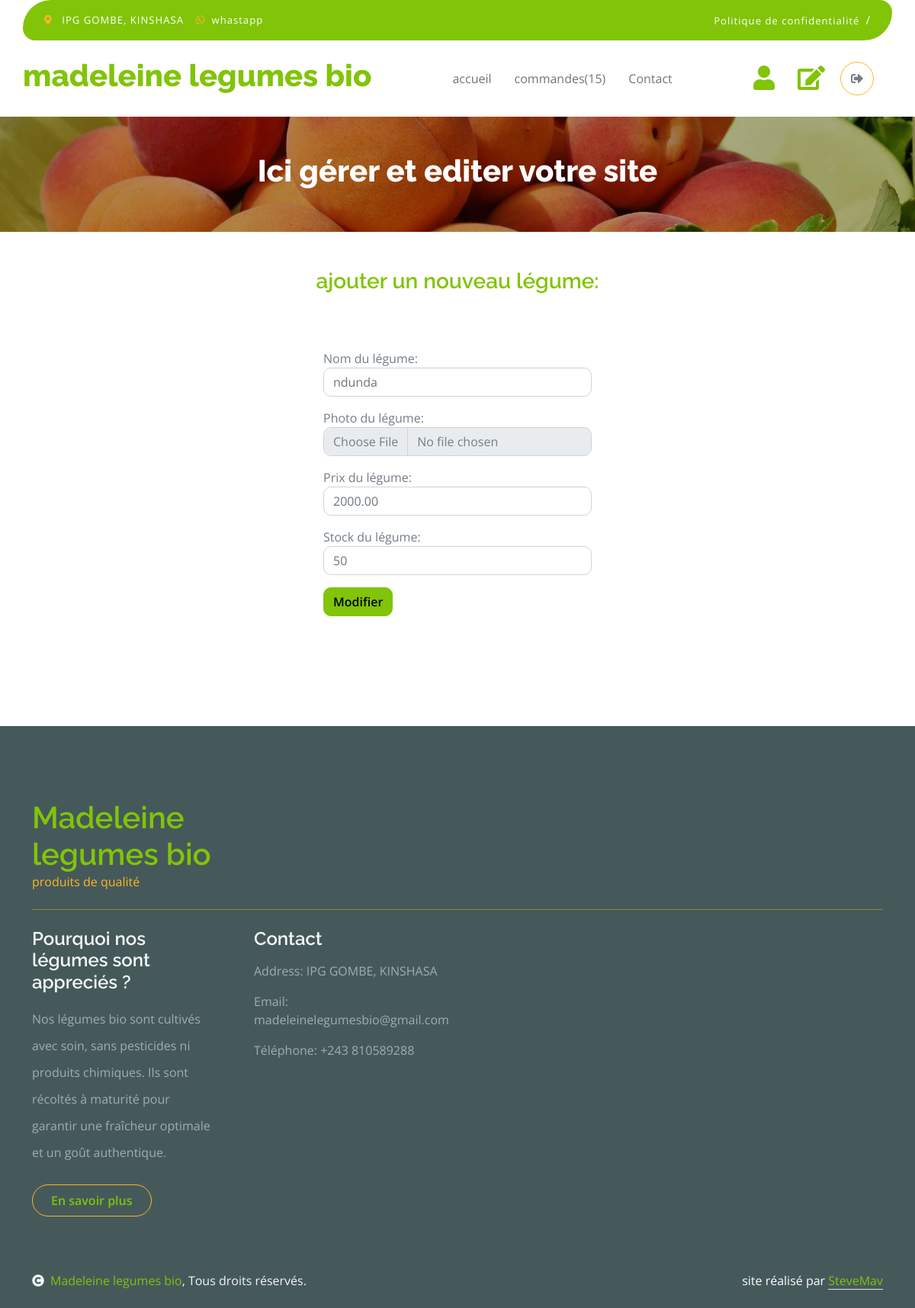
Page /accounts/editvegetable/6/ (signed in) on the earlier database version.
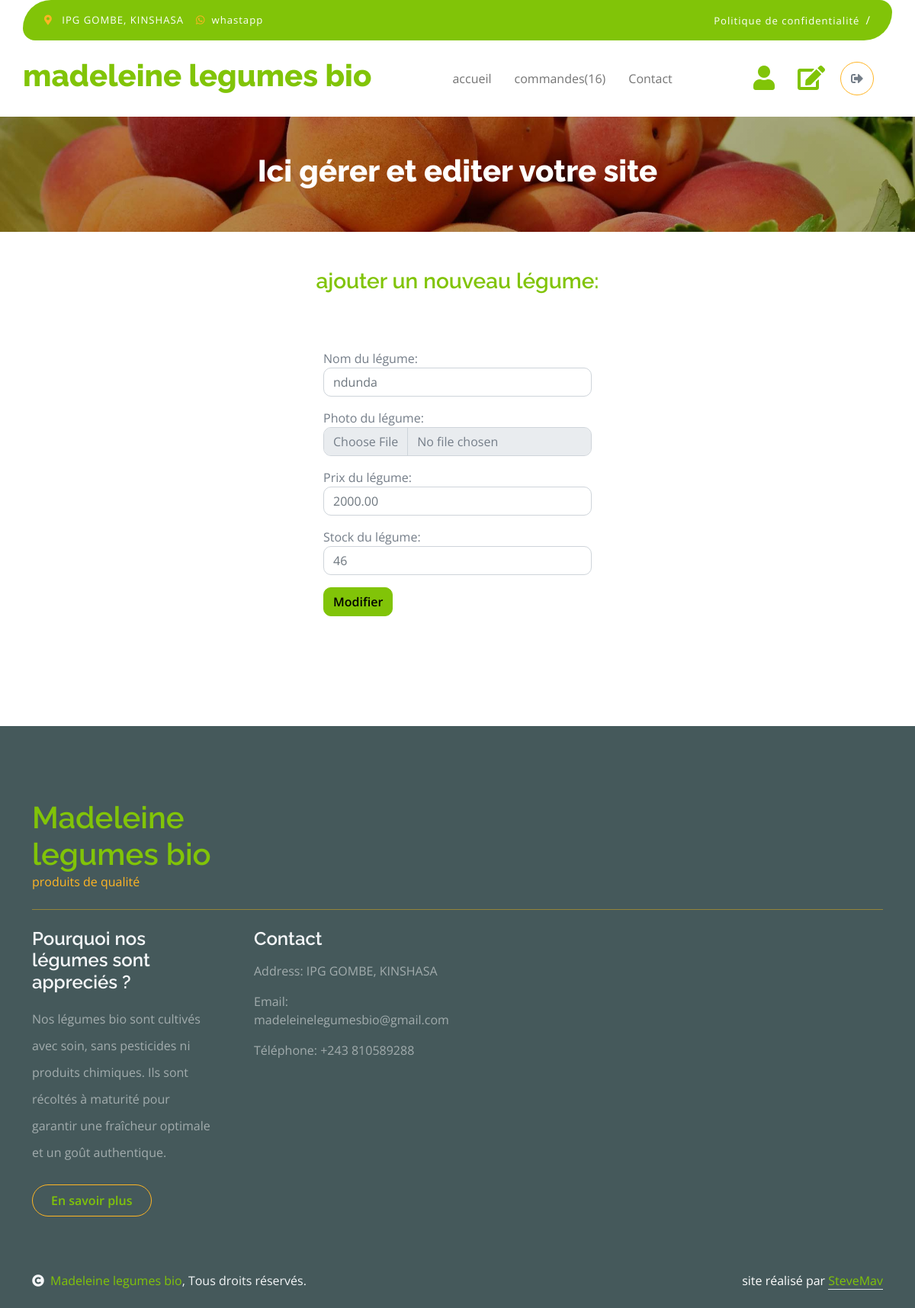
Same page on the later database version.
### vegetable_shop/models.py (models this page shows, shortened)
class Vegetable(models.Model):
       name = models.CharField(max_length=100)
       description = models.TextField()
       picture = models.ImageField(upload_to='pictures', blank=True)
       price = models.DecimalField(max_digits=10, decimal_places=2)
       stock = models.IntegerField()
       date_add = models.DateTimeField(auto_now_add=True)

### accounts/views.py (the view, shortened to what this page needs)
# urls.py: path('editvegetable/<int:vegetable_id>/', views.edit_vegetable, name='edit_vegetable'),
@permission_required('vegetable_shop.add_vegetable')
def edit_vegetable(request, vegetable_id):
    vegetable = Vegetable.objects.get(id=vegetable_id)
    total_commands = Command.objects.filter(statut= 'En cours').count()
    return render(request, 'accounts/edit_vegetable.html', {'vegetable': vegetable, 'total_commands': total_commands})

### accounts/templates/accounts/edit_vegetable.html (shortened to what the changed rows need)
{% load static %}
<!DOCTYPE html>
<html lang="en">
    <head>
        <link rel="stylesheet" href="https://use.fontawesome.com/releases/v5.15.4/css/all.css"/>
        <link href="https://cdn.jsdelivr.net/npm/bootstrap-icons@1.4.1/font/bootstrap-icons.css" rel="stylesheet">
        <link href="{% static 'lib/lightbox/css/lightbox.min.css' %}" rel="stylesheet">
        <link href="{% static 'lib/owlcarousel/assets/owl.carousel.min.css' %}" rel="stylesheet">
        <link href="{% static 'css/bootstrap.min.css' %}" rel="stylesheet">
        <link href="{% static 'css/style.css' %}" rel="stylesheet">
    </head>
    <body>
        <div class="container-fluid fixed-top">
            <div class="container px-0">
                <nav class="navbar navbar-light bg-white navbar-expand-xl">
                    <a href="index.html" class="navbar-brand"><h1 class="text-primary display-6">madeleine legumes bio</h1></a>
                    <div class="collapse navbar-collapse bg-white" id="navbarCollapse">
                        <div class="navbar-nav mx-auto">
                            <a href="{% url 'vegetable_shop:index' %}" class="nav-item nav-link">accueil</a>
                            {% if user.is_staff %}
                            <a href="{% url 'accounts:seeallcommands' %}" class="nav-item nav-link">commandes({{total_commands}})</a>
                            {% else %}
                            <a href="{% url 'vegetable_shop:commands' %}" class="nav-item nav-link">commandes</a>
                            {% endif %}
                            <a href="{% url 'vegetable_shop:contact' %}" class="nav-item nav-link">Contact</a>
                        </div>
                    </div>
                </nav>
            </div>
        </div>
                <div class="container-fluid page-header py-5">
                    <h1 class="text-center text-white display-6">Ici gérer et editer votre site</h1>
                </div>
                <div class="container-fluid py-5" id="form-commands">
                    <div class="container py-5">
                        <form method="post" enctype="multipart/form-data">
                            <div class="form-group mt-3">
                                <label for="name">Nom du légume:</label>
                                <input type="text" class="form-control" id="name" name="name" placeholder="{{vegetable.name}}">
                            </div>
                            <div class="form-group mt-3">
                                <label for="price">Prix du légume:</label>
                                <input type="number" class="form-control" id="price" name="price" placeholder="{{vegetable.price}}">
                            </div>
                            <div class="form-group mt-3">
                                <label for="stock">Stock du légume:</label>
                                <input type="number" class="form-control" id="stock" name="stock" placeholder="{{vegetable.stock}}">
                            </div>
                        </form>
                    </div>
                </div>
        <div class="container-fluid bg-dark text-white-50 footer pt-5 mt-5">
            <div class="container py-5">
                <div class="pb-4 mb-4" style="border-bottom: 1px solid rgba(226, 175, 24, 0.5) ;">
                    <div class="row g-4">
                        <div class="col-lg-3">
                            <a href="#">
                                <h1 class="text-primary mb-0">Madeleine legumes bio</h1>
                            </a>
                        </div>
                    </div>
                </div>
            </div>
        </div>
</body>
</html>

Differences in the rows shown:
changed Vegetable "ndunda": stock "50" → "46"
Other differences:
{{ total_commands }}: "15" → "16"
